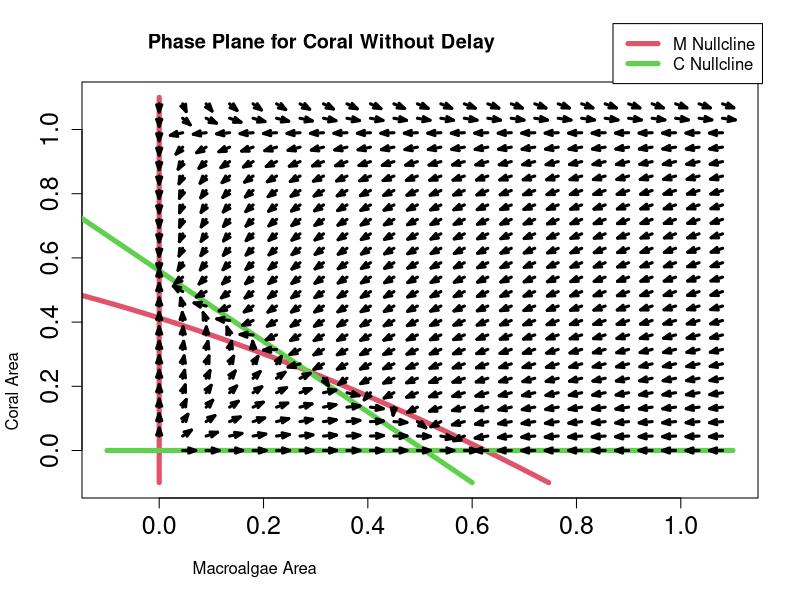

Recreate this plot in R.
a <- 0.1
g <- 0.3
gamma <- 0.8
r <- 1
d <- 0.44

cMin <- -0.1
cMax <-  1.1
mMin <- -0.1
mMax <-  1.1
par(xpd=FALSE)
par(cex.main=1.0)
par(cex.lab=1.0)
par(cex.axis=1.0)

c1 <- seq(cMin, cMax, by=.01)
m1 <- (a/gamma*c1-(g/gamma)/(1.0-c1)+1.0-c1)    ### x null-cline

pdf("nullclines.pdf",width=10,height=10,pointsize=18)
plot(m1,c1, xlim=c(mMin, mMax),ylim=c(cMin, cMax),col=2,type="l",lwd=5,
     main="",xlab="",ylab="",cex.axis=1.5)
points (c(0.0,0.0),c(cMin,cMax),col=2,type="l",lwd=5)

c2 <- seq(cMin, cMax, by=.01)
m2 <- (r-r*c2-d)/(r+a)   ### y null-cline
points (m2,c2,col=3,type="l",lwd=5)
points (c(mMin,mMax),c(0.0,0.0),col=3,type="l",lwd=5)

par(xpd=TRUE)
par(adj=0.2)
title(main="Phase Plane for Coral Without Delay",
      xlab="Macroalgae Area",ylab="Coral Area")
legend (0.87,1.33,c("M Nullcline","C Nullcline"),col=c(2,3), lty=c(1,1), lwd=5)

vectorField <- function(mat,coral,a,g,gamma,r,d)
	    {
		        turf  <- 1.0 - mat - coral
		        fx    <- a*mat*coral-g*mat/(1.0-coral)+gamma*mat*turf
		        fy    <- r*turf*coral-d*coral-a*mat*coral
		        return(c(fx,fy))
		    }

m1 <- seq(0, 1.1, by=.045)
c1 <- m1
vx <- numeric(length(m1))
vy <- numeric(length(c1))
dt <- 0.025;
for (m in m1)
	{
		    lupe <- 0
		    for (c in c1)
			        {
				            lupe <- lupe + 1
				            v <- vectorField(m,c,a,g,gamma,r,d)
				            vx[lupe] <- v[1]
				            vy[lupe] <- v[2]
				        }
		    vecLength = sqrt(vx*vx+vy*vy)
		    endx <- m + vx*dt/vecLength
		    endy <- c1 + vy*dt/vecLength
		    arrows(m,c1, endx, endy,length=dt*3, col=1,angle=20,lwd=3);
		}

dev.off()
#dev.print(device=png,"nullclines.png",width=2048,height=2048)
